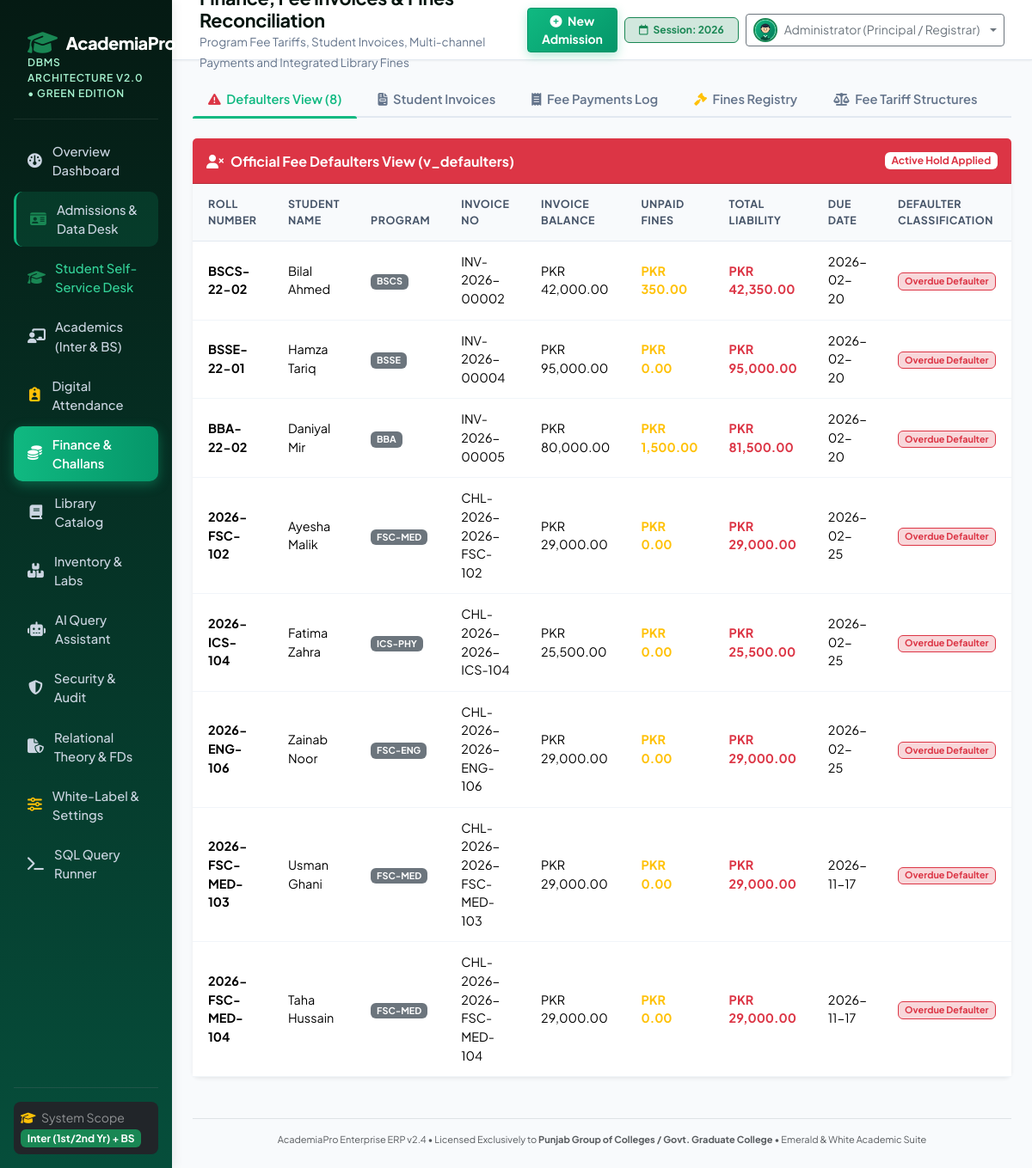
Screenshot of /finance (signed in) with the database file from the repository.
### tables this page shows
CREATE TABLE student (
        student_id INTEGER PRIMARY KEY AUTOINCREMENT,
        roll_number TEXT NOT NULL UNIQUE,
        user_id INTEGER NOT NULL UNIQUE REFERENCES user_account(user_id) ON DELETE RESTRICT,
        program_id INTEGER NOT NULL REFERENCES program(program_id) ON DELETE RESTRICT,
        first_name TEXT NOT NULL,
        last_name TEXT NOT NULL,
        email TEXT NOT NULL UNIQUE,
        cnic TEXT NOT NULL UNIQUE,
        phone TEXT,
        date_of_birth TEXT NOT NULL,
        admission_date TEXT DEFAULT CURRENT_DATE,
        current_semester_num INTEGER NOT NULL DEFAULT 1,
        status TEXT NOT NULL DEFAULT 'Active' CHECK (status IN ('Active', 'Probation', 'Suspended', 'Graduated', 'Withdrawn'))
    , father_name TEXT DEFAULT 'Not Specified', gender TEXT DEFAULT 'Male', guardian_phone TEXT, address TEXT DEFAULT 'Multan, Pakistan', blood_group TEXT DEFAULT 'O+', academic_tier TEXT DEFAULT 'BS', part_or_year TEXT DEFAULT 'Semester 1', photo_url TEXT DEFAULT '');

CREATE TABLE college_profile (
        profile_id INTEGER PRIMARY KEY AUTOINCREMENT,
        college_name TEXT NOT NULL,
        college_short_code TEXT NOT NULL,
        tagline TEXT,
        affiliation TEXT,
        address TEXT,
        phone TEXT,
        email TEXT,
        bank_name TEXT,
        bank_account_no TEXT,
        bank_branch_code TEXT,
        principal_name TEXT,
        logo_url TEXT,
        updated_at DATETIME DEFAULT CURRENT_TIMESTAMP
    , master_password TEXT DEFAULT 'admin123', campus_image_url TEXT DEFAULT 'https://images.unsplash.com/photo-1541339907198-e08756dedf3f?auto=format&fit=crop&w=1200&q=80');

### app/app.py (the view)
@app.route("/finance")
def finance():
    fee_structures = db.query("""
        SELECT fs.*, p.program_name, p.program_code, p.degree_level, sem.term_name || ' ' || sem.academic_year as semester_term
        FROM fee_structure fs
        JOIN program p ON fs.program_id = p.program_id
        JOIN semester sem ON fs.semester_id = sem.semester_id
        ORDER BY p.degree_level, p.program_name
    """)
    invoices = db.query("""
        SELECT inv.*, s.roll_number, s.first_name || ' ' || s.last_name as student_name, s.part_or_year, p.program_code
        FROM student_invoice inv
        JOIN student s ON inv.student_id = s.student_id
        JOIN program p ON s.program_id = p.program_id
        ORDER BY inv.invoice_id DESC
    """)
    payments = db.query("""
        SELECT p.*, inv.invoice_number, s.roll_number, s.first_name || ' ' || s.last_name as student_name
        FROM fee_payment p
        JOIN student_invoice inv ON p.invoice_id = inv.invoice_id
        JOIN student s ON inv.student_id = s.student_id
        ORDER BY p.payment_id DESC
    """)
    fines = db.query("""
        SELECT fn.*, s.roll_number, s.first_name || ' ' || s.last_name as student_name
        FROM fine fn
        JOIN student s ON fn.student_id = s.student_id
        ORDER BY fn.fine_id DESC
    """)
    defaulters = db.query("SELECT * FROM v_defaulters")
    return render_template("finance.html",
                           fee_structures=fee_structures,
                           invoices=invoices,
                           payments=payments,
                           fines=fines,
                           defaulters=defaulters)

### app/templates/finance.html (shortened to what this page needs)
{% extends "base.html" %}
{% block page_subtitle %}Program Fee Tariffs, Student Invoices, Multi-channel Payments and Integrated Library Fines{% endblock %}
{% block content %}
<ul class="nav nav-tabs mb-4" id="financeTabs" role="tablist">
    <li class="nav-item">
        <button class="nav-link active" id="defaulters-tab" data-bs-toggle="tab" data-bs-target="#defaulters" type="button">
            <i class="fa-solid fa-triangle-exclamation me-1 text-danger"></i> Defaulters View ({{ defaulters|length }})
        </button>
    </li>
    <li class="nav-item">
        <button class="nav-link" id="invoices-tab" data-bs-toggle="tab" data-bs-target="#invoices" type="button">
            <i class="fa-solid fa-file-invoice me-1"></i> Student Invoices
        </button>
    </li>
    <li class="nav-item">
        <button class="nav-link" id="payments-tab" data-bs-toggle="tab" data-bs-target="#payments" type="button">
            <i class="fa-solid fa-receipt me-1"></i> Fee Payments Log
        </button>
    </li>
    <li class="nav-item">
        <button class="nav-link" id="fines-tab" data-bs-toggle="tab" data-bs-target="#fines" type="button">
            <i class="fa-solid fa-gavel me-1 text-warning"></i> Fines Registry
        </button>
    </li>
    <li class="nav-item">
        <button class="nav-link" id="structures-tab" data-bs-toggle="tab" data-bs-target="#structures" type="button">
            <i class="fa-solid fa-scale-balanced me-1"></i> Fee Tariff Structures
        </button>
    </li>
</ul>
<div class="tab-content" id="financeTabContent">
    <div class="tab-pane fade show active" id="defaulters" role="tabpanel">
        <div class="card border-0 shadow-sm rounded-3">
            <div class="card-header bg-danger text-white py-3 d-flex justify-content-between align-items-center">
                <h6 class="mb-0 fw-bold"><i class="fa-solid fa-user-xmark me-2"></i>Official Fee Defaulters View (v_defaulters)</h6>
                <span class="badge bg-white text-danger fw-bold">Active Hold Applied</span>
            </div>
            <div class="card-body p-0">
                <div class="table-responsive border-0">
                    <table class="table table-hover align-middle mb-0">
                        <thead class="table-light">
                            <tr>
                                <th>Roll Number</th>
                                <th>Student Name</th>
                                <th>Program</th>
                                <th>Invoice No</th>
                                <th>Invoice Balance</th>
                                <th>Unpaid Fines</th>
                                <th>Total Liability</th>
                                <th>Due Date</th>
                                <th>Defaulter Classification</th>
                            </tr>
                        </thead>
                        <tbody>
                            {% for d in defaulters %}
                            <tr>
                                <td class="fw-bold">{{ d.roll_number }}</td>
                                <td>{{ d.student_name }}</td>
                                <td><span class="badge bg-secondary">{{ d.program_code }}</span></td>
                                <td>{{ d.invoice_number }}</td>
                                <td>PKR {{ "{:,.2f}".format(d.invoice_balance_due) }}</td>
                                <td class="text-warning fw-bold">PKR {{ "{:,.2f}".format(d.unpaid_fines) }}</td>
                                <td class="text-danger fw-bold">PKR {{ "{:,.2f}".format(d.total_outstanding_liability) }}</td>
                                <td>{{ d.due_date }}</td>
                                <td>
                                    <span class="badge bg-danger-subtle text-danger border border-danger">
                                        {{ d.defaulter_status }}
                                    </span>
                                </td>
                            </tr>
                            {% endfor %}
                        </tbody>
                    </table>
                </div>
            </div>
        </div>
    </div>
</div>
{% endblock %}

### app/templates/base.html (shortened to what this page needs)
<!DOCTYPE html>
<html lang="en">
<head>
    <link href="https://cdn.jsdelivr.net/npm/bootstrap@5.3.3/dist/css/bootstrap.min.css" rel="stylesheet">
    <link href="https://cdnjs.cloudflare.com/ajax/libs/font-awesome/6.5.1/css/all.min.css" rel="stylesheet">
    <link rel="stylesheet" href="{{ url_for('static', filename='css/style.css') }}">
</head>
<body>
    <div class="container-fluid p-0">
        <div class="row g-0">
            <div class="col-md-3 col-lg-2 sidebar p-3 d-flex flex-column">
                <div class="brand-header mb-3">
                    <h5 class="brand-title">
                        <i class="fa-solid fa-graduation-cap text-success fs-3"></i>
                        <span>AcademiaPro</span>
                    </h5>
                    <div class="brand-subtitle">DBMS Architecture v2.0 • Green Edition</div>
                </div>
                <ul class="nav flex-column mb-auto">
                    <li class="nav-item">
                        <a href="{{ url_for('dashboard') }}" class="nav-link {% if request.path == '/' %}active{% endif %}">
                            <i class="fa-solid fa-gauge"></i> Overview Dashboard
                        </a>
                    </li>
                    {% if logged_role != 'Teacher' %}
                    <li class="nav-item">
                        <a href="{{ url_for('admissions') }}" class="nav-link {% if request.path == '/admissions' %}active{% endif %}" style="background: rgba(16, 185, 129, 0.15); border-left: 3px solid #10b981;">
                            <i class="fa-solid fa-id-card text-success"></i> Admissions & Data Desk
                        </a>
                    </li>
                    {% endif %}
                    <li class="nav-item">
                        <a href="{{ url_for('student_desk') }}" target="_blank" class="nav-link {% if request.path == '/student-desk' %}active{% endif %}" style="color: #34d399;">
                            <i class="fa-solid fa-graduation-cap text-success"></i> Student Self-Service Desk
                        </a>
                    </li>
                    <li class="nav-item">
                        <a href="{{ url_for('academics') }}" class="nav-link {% if request.path == '/academics' %}active{% endif %}">
                            <i class="fa-solid fa-chalkboard-user"></i> Academics (Inter & BS)
                        </a>
                    </li>
                    <li class="nav-item">
                        <a href="{{ url_for('attendance') }}" class="nav-link {% if request.path == '/attendance' %}active{% endif %}">
                            <i class="fa-solid fa-clipboard-user text-warning"></i> Digital Attendance
                        </a>
                    </li>
                    {% if logged_role != 'Teacher' %}
                    <li class="nav-item">
                        <a href="{{ url_for('finance') }}" class="nav-link {% if request.path == '/finance' %}active{% endif %}">
                            <i class="fa-solid fa-coins"></i> Finance & Challans
                        </a>
                    </li>
                    <li class="nav-item">
                        <a href="{{ url_for('library') }}" class="nav-link {% if request.path == '/library' %}active{% endif %}">
                            <i class="fa-solid fa-book"></i> Library Catalog
                        </a>
                    </li>
                    <li class="nav-item">
                        <a href="{{ url_for('inventory') }}" class="nav-link {% if request.path == '/inventory' %}active{% endif %}">
                            <i class="fa-solid fa-boxes-stacked"></i> Inventory & Labs
                        </a>
                    </li>
                    {% endif %}
                    <li class="nav-item">
                        <a href="{{ url_for('ai_assistant') }}" class="nav-link {% if request.path == '/ai-assistant' %}active{% endif %}">
                            <i class="fa-solid fa-robot"></i> AI Query Assistant
                        </a>
                    </li>
                    {% if logged_role != 'Teacher' %}
                    <li class="nav-item">
                        <a href="{{ url_for('security_audit') }}" class="nav-link {% if request.path == '/security-audit' %}active{% endif %}">
                            <i class="fa-solid fa-shield-halved"></i> Security & Audit
                        </a>
                    </li>
                    <li class="nav-item">
                        <a href="{{ url_for('theory_docs') }}" class="nav-link {% if request.path == '/theory-docs' %}active{% endif %}">
                            <i class="fa-solid fa-file-shield"></i> Relational Theory & FDs
                        </a>
                    </li>
                    <li class="nav-item">
                        <a href="{{ url_for('settings') }}" class="nav-link {% if request.path == '/settings' %}active{% endif %}">
                            <i class="fa-solid fa-sliders text-warning"></i> White-Label & Settings
                        </a>
                    </li>
                    <li class="nav-item">
                        <a href="{{ url_for('query_runner') }}" class="nav-link {% if request.path == '/query-runner' %}active{% endif %}">
                            <i class="fa-solid fa-terminal"></i> SQL Query Runner
                        </a>
                    </li>
                    {% endif %}
                </ul>
                <hr class="border-secondary my-3">
                <div class="px-2 py-2 bg-dark rounded-3">
                    <small class="text-white-50 d-block"><i class="fa-solid fa-graduation-cap text-warning me-1"></i> System Scope</small>
                    <span class="badge bg-success">Inter (1st/2nd Yr) + BS</span>
                </div>
            </div>
            <div class="col-md-9 col-lg-10">
                <div class="topbar d-flex justify-content-between align-items-center">
                    <div>
                        <h4 class="page-title">{% block page_title %}Dashboard{% endblock %}</h4>
                        <small class="page-subtitle">{% block page_subtitle %}Enterprise Academic & Relational DBMS{% endblock %}</small>
                    </div>
                    <div class="d-flex align-items-center gap-2">
                        {% if logged_role == 'Teacher' %}
                        <a href="{{ url_for('attendance') }}" class="btn btn-primary btn-sm fw-bold px-3 shadow-sm">
                            <i class="fa-solid fa-clipboard-user me-1"></i> Digital Attendance
                        </a>
                        {% else %}
                        <a href="{{ url_for('admissions') }}" class="btn btn-primary btn-sm fw-bold px-3 shadow-sm">
                            <i class="fa-solid fa-plus-circle me-1"></i> New Admission
                        </a>
                        {% endif %}
                        <span class="badge bg-success-subtle text-success border border-success px-3 py-2">
                            <i class="fa-regular fa-calendar me-1"></i> Session: 2026
                        </span>
                        <div class="dropdown">
                            <button class="btn btn-outline-secondary dropdown-toggle btn-sm d-flex align-items-center gap-2" type="button" data-bs-toggle="dropdown">
                                <img src="{{ avatar_src }}" id="navbarAvatarImg" class="rounded-circle border border-2 border-success" width="28" height="28" style="object-fit: cover;">
                                <span>{{ logged_user }}</span>
                            </button>
                        </div>
                    </div>
                </div>
                <div class="p-4">
                    {% block content %}{% endblock %}
                    <div class="mt-5 pt-3 border-top text-center text-muted" style="font-size: 11px;">
                        <span>AcademiaPro Enterprise ERP v2.4 • Licensed Exclusively to <strong>{{ college.college_name }}</strong> • Emerald & White Academic Suite</span>
                    </div>
                </div>
            </div>
        </div>
    </div>
</body>
</html>

### rows the page displays
student: roll_number "BSCS-22-02", student_name "Bilal Ahmed", program_code "BSCS", invoice_number "INV-2026-00002", invoice_balance_due "42,000.00", unpaid_fines "350.00", total_outstanding_liability "42,350.00", due_date "2026-02-20", defaulter_status "Overdue Defaulter"
student: roll_number "BSSE-22-01", student_name "Hamza Tariq", program_code "BSSE", invoice_number "INV-2026-00004", invoice_balance_due "95,000.00", unpaid_fines "0.00", total_outstanding_liability "95,000.00", due_date "2026-02-20", defaulter_status "Overdue Defaulter"
student: roll_number "BBA-22-02", student_name "Daniyal Mir", program_code "BBA", invoice_number "INV-2026-00005", invoice_balance_due "80,000.00", unpaid_fines "1,500.00", total_outstanding_liability "81,500.00", due_date "2026-02-20", defaulter_status "Overdue Defaulter"
student: roll_number "2026-FSC-102", student_name "Ayesha Malik", program_code "FSC-MED", invoice_number "CHL-2026-2026-FSC-102", invoice_balance_due "29,000.00", unpaid_fines "0.00", total_outstanding_liability "29,000.00", due_date "2026-02-25", defaulter_status "Overdue Defaulter"
student: roll_number "2026-ICS-104", student_name "Fatima Zahra", program_code "ICS-PHY", invoice_number "CHL-2026-2026-ICS-104", invoice_balance_due "25,500.00", unpaid_fines "0.00", total_outstanding_liability "25,500.00", due_date "2026-02-25", defaulter_status "Overdue Defaulter"
student: roll_number "2026-ENG-106", student_name "Zainab Noor", program_code "FSC-ENG", invoice_number "CHL-2026-2026-ENG-106", invoice_balance_due "29,000.00", unpaid_fines "0.00", total_outstanding_liability "29,000.00", due_date "2026-02-25", defaulter_status "Overdue Defaulter"
student: roll_number "2026-FSC-MED-103", student_name "Usman Ghani", program_code "FSC-MED", invoice_number "CHL-2026-2026-FSC-MED-103", invoice_balance_due "29,000.00", unpaid_fines "0.00", total_outstanding_liability "29,000.00", due_date "2026-11-17", defaulter_status "Overdue Defaulter"
student: roll_number "2026-FSC-MED-104", student_name "Taha Hussain", program_code "FSC-MED", invoice_number "CHL-2026-2026-FSC-MED-104", invoice_balance_due "29,000.00", unpaid_fines "0.00", total_outstanding_liability "29,000.00", due_date "2026-11-17", defaulter_status "Overdue Defaulter"
college_profile: college_name "Punjab Group of Colleges / Govt. Graduate College"

### other values shown
{{ logged_user }} "Administrator (Principal / Registrar)"
{{ defaulters|length }} "8"
